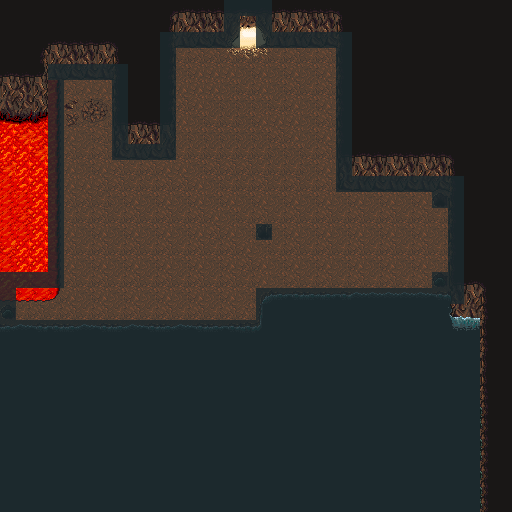

Tiled map render using the project's own tile images. Description and the map definition, with tile-layer contents summarised, below:
An orthogonal 32x32 tile map with 16x16 px tiles, 4 tile layers (Ground, Water, Walls, Collision).

<map version="1.0" orientation="orthogonal" width="32" height="32" tilewidth="16" tileheight="16">
 <tileset firstgid="1" name="pubdlcnt.php" tilewidth="16" tileheight="16">
  <image source="pubdlcnt.php.png" trans="ffffff" width="256" height="336" />
 </tileset>
 <layer name="Ground" width="32" height="32">
  <data>[1024 cells, 1024 non-empty, 10 distinct tile ids]</data>
 </layer>
 <layer name="Water" width="32" height="32">
  <data>[1024 cells, 440 non-empty, 15 distinct tile ids]</data>
 </layer>
 <layer name="Walls" width="32" height="32">
  <data>[1024 cells, 351 non-empty, 61 distinct tile ids]</data>
 </layer>
 <layer name="Collision" width="32" height="32" opacity="0.83">
  <data>[1024 cells, 109 non-empty, 1 distinct tile ids]</data>
 </layer>
</map>
